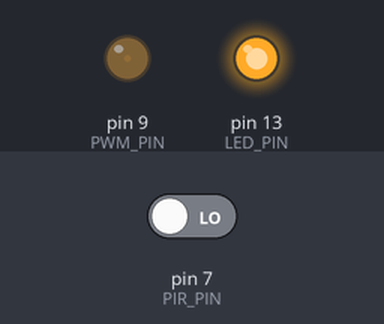
A sketch run on a simulated Arduino Uno, built with avr-gcc and run on an emulated ATmega328P. Parts: output pins drawn as LEDs (lit = HIGH). The test bench sets the inputs (shaded band); at power-on: pin 7 (PIR_PIN) LOW.

Above: at 1.2 s.
1.3 s: pin 7 (PIR_PIN) driven HIGH
At 1.55 s:
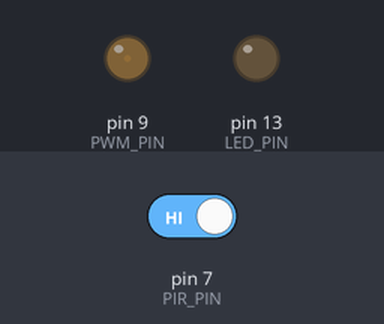
At 12.83 s:
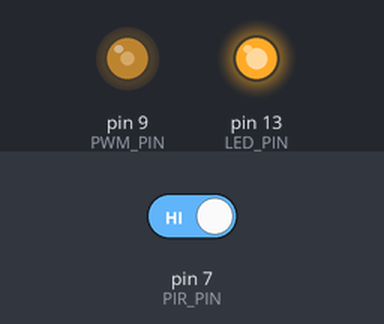
Timing chart, 0 to 12.9 s (numbered marks = the images above; inputs shaded):
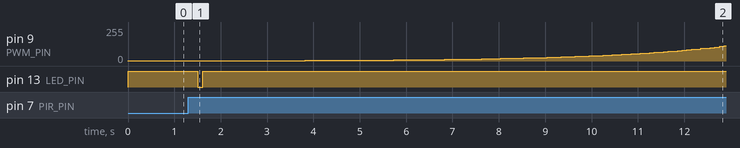

The sketch:

FadeInOutPir.ino
```cpp
/**
 * PIR sensor
 */

#define  IN_TIME       15    // seconds
#define  ON_TIME      120    // seconds
#define  OUT_TIME      15    // seconds

#define  STEP_DELAY   100    // smoothnes milliseconds
#define  SLEEP_DELAY 2000    // sleep ms. when nothing to do in OFF state

// define PINs
#define  PIR_PIN        7    // analog/digital pin
#define  PWM_PIN        9    // LED connected to digital pin 9
#define  LED_PIN       13     // blink sometimes

#define hundreds() ((unsigned long)millis()/10L)
//#define seconds() ((unsigned long)millis()/1000L)

//#define DEBUG
//#define LED_ON_PIR
#define LED_ON_ACTION

float r_in;
float r_out;
unsigned long in_time_hs =  IN_TIME  * 100L;
unsigned long on_time_hs =  ON_TIME  * 100L;
unsigned long out_time_hs = OUT_TIME * 100L;
unsigned long time_in_begin;
unsigned long time_on_begin;
unsigned long time_out_begin;
unsigned long time_off_begin;

unsigned int pir_active = 0;
unsigned int delay_ms;
unsigned int pwm_x;
unsigned int pwm_y;
unsigned int last_pwm_y;


/**
 * when pir activated in_time ago:
 *   if current_phase is OFF
 *     raise PWM_YVAL
 *   else if current_phase is FADE_IN
 *     continue raise
 *     shift start
 *   else if current_phase is ON
 *     hold HIGH
 *   else if current_phase is FADE_OUT
 *     continue raise
 *     shift start
 * else if pir activated in_time + on_time ago:
 *   hold on HIGH
 * else if pir activated in_time + on_time + out_time ago:
 *   decrease PWM_YVAL
 * else
 *   hold LOW
 **/

void setup() {
    // R = (pwmIntervals * log10(2))/(log10(255));
    r_in = ( ( (in_time_hs / (STEP_DELAY/10) ) * log10(2) ) / log10(255) );
    r_out = ( ( (out_time_hs / (STEP_DELAY/10) ) * log10(2) ) / log10(255) );

    pinMode(PIR_PIN, INPUT);
    pinMode(PWM_PIN, OUTPUT);
    pinMode(LED_PIN, OUTPUT);

    #ifdef DEBUG
        Serial.begin(9600);
        Serial.print("PIR sensor  ");
        Serial.print(F(__DATE__));
        Serial.print("  ");
        Serial.println(F(__TIME__));

        Serial.print("R_IN/R_OUT: ");
        Serial.print(r_in);
        Serial.print(" / ");
        Serial.println(r_out);
    #endif

    digitalWrite(LED_PIN, HIGH);    // note that it has begun
    analogWrite(PWM_PIN, 1);        // start from the begin

    time_in_begin = hundreds();                 // fade in begin
    time_on_begin = time_in_begin + in_time_hs;     // on begin
    time_out_begin = time_on_begin + on_time_hs;    // fade out begin
    time_off_begin = time_out_begin + out_time_hs;  // off begin
}

/** L O O P **/
void loop() {
    unsigned long now = hundreds();
    digitalWrite(LED_PIN, LOW);

    delay_ms = STEP_DELAY;
    pir_active = ( digitalRead(PIR_PIN) ? pir_active+1 : 0 );       // pir is off

    // pir state is LOW == activated
    if ( pir_active > 0 ) {

        #ifdef LED_ON_PIR
        digitalWrite(LED_PIN, !digitalRead(LED_PIN));   // blink
        delay(50);
        #endif

        // pir was activated n times by STEP_DELAY:
        if ( pir_active == 3 ) {
            digitalWrite(LED_PIN, HIGH);

            // pir was activated during what phase?
            if (now < time_out_begin) {
                // fade in && on: extend ON phase
                time_out_begin = now + in_time_hs + on_time_hs;
                Serial.println("IN/ON-PIR");
            } else {
                if (now < time_off_begin ) {
                    // out: shift begin beyond: start_milliseconds = now() - time to the end
                    // time_in_begin = now - (in_time_hs + on_time_hs + out_time_hs) + (now - time_in_begin);
                    time_in_begin = now - (time_off_begin - now);
                    Serial.println("OUT-PIR");
                } else {
                    // off
                    time_in_begin = now;                 // fade in begin
                    Serial.println("OFF-PIR");
                }
                time_on_begin = time_in_begin + in_time_hs;     // on begin
                time_out_begin = time_on_begin + on_time_hs;    // fade out begin
            }
            time_off_begin = time_out_begin + out_time_hs;  // off begin

            #ifdef DEBUG
            Serial.print(now);
            Serial.print(" </^/>/_: ");
            Serial.print(time_in_begin);
            Serial.print("/");
            Serial.print(time_on_begin);
            Serial.print("/");
            Serial.print(time_out_begin);
            Serial.print("/");
            Serial.println(time_off_begin);
            #endif
        }
    }


    if (now < time_on_begin) {
        // fade in
        pwm_x = (now - time_in_begin) / (STEP_DELAY / 10);
        pwm_y = min(255, pow(2, (pwm_x / r_in ) ));

        #ifdef LED_ON_ACTION
        digitalWrite(LED_PIN, !digitalRead(LED_PIN));   // blink
        #endif

        #ifdef DEBUG
        if ( last_pwm_y != pwm_y ) Serial.print("<");
        #endif
    } else if (now < time_out_begin) {
        // on
        pwm_x = (now - time_on_begin) / 100;
        pwm_y = 255;
        delay_ms = SLEEP_DELAY;

        #ifdef LED_ON_ACTION
        digitalWrite(LED_PIN, !digitalRead(LED_PIN));   // blink
        #endif

        #ifdef DEBUG
        if ( last_pwm_y != pwm_y ) Serial.print("^");
        #endif
    } else if (now < time_off_begin ) {
        // out
//      pwm_x = ((out_time_hs - (now - time_in_begin - in_time_hs - on_time_hs)) / (STEP_DELAY/10) );
        pwm_x = ( time_off_begin - now ) / (STEP_DELAY/10) ;
        pwm_y = min(255, pow(2, ( pwm_x / r_out)));

        #ifdef LED_ON_ACTION
        digitalWrite(LED_PIN, !digitalRead(LED_PIN));   // blink
        #endif

        #ifdef DEBUG
        if ( last_pwm_y != pwm_y ) Serial.print(">");
        #endif
    } else {
        // off
        digitalWrite(LED_PIN, LOW);
//      pwm_x = (now - time_off_begin) / (SLEEP_DELAY/10);
        pwm_x = (now - time_off_begin) / 100;
        pwm_y = 0;
        delay_ms = SLEEP_DELAY;

        #ifdef DEBUG
        if ( last_pwm_y != pwm_y ) Serial.print("_");
        #endif
    }

    analogWrite(PWM_PIN, pwm_y);

    #ifdef DEBUG
    if ( last_pwm_y != pwm_y ) {
        Serial.print(millis()/1000);
        Serial.print("[");
        Serial.print(pir_active);
        Serial.print(", ");
        Serial.print(pwm_x);
        Serial.print(", ");
        Serial.print(pwm_y);
        Serial.println("]");
    }
    #endif

    last_pwm_y = pwm_y;
    delay( pir_active ? STEP_DELAY : delay_ms );
}
```

Measured:
- after the input at 1.3 s, pin 13 (LED_PIN): HIGH → LOW after 0.21 s, → HIGH 0.10 s later
